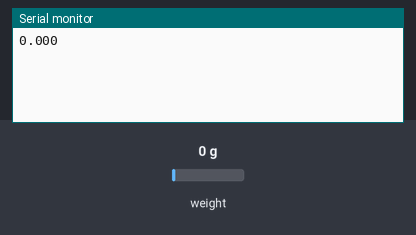
This sketch was run on a simulated Arduino Uno, built with avr-gcc and run on an emulated ATmega328P. On the bench: the last lines printed to the serial monitor. The inputs (shaded band) are chosen by the test bench; at power-on: weight on the scale 0 g.

Above: at 2.2 s.
2.3 s: weight on the scale set to 100 g
At 3.6 s:
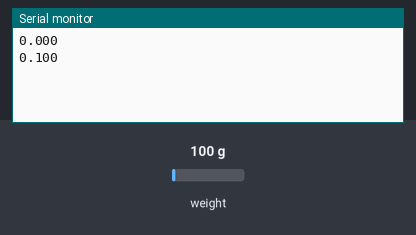
3.8 s: weight on the scale set to 1250 g
At 5.1 s:
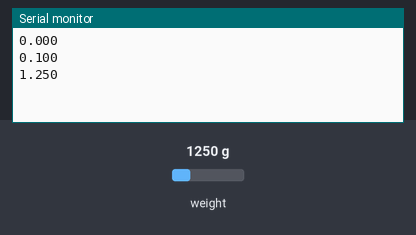
Timing chart, 0 to 6.8 s (numbered marks = the images above; inputs shaded):
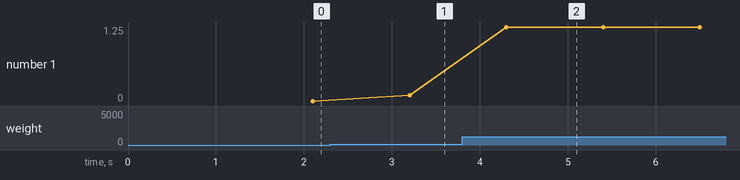

The sketch:

scaleee.ino
```cpp
#include "HX711.h"
//float x;
#define DOUT  18
#define CLK  19

HX711 scale(DOUT, CLK);


float calibration_factor = -404650;

void setup() {


  Serial.begin(9600);

  scale.set_scale();
  scale.tare();


}


void loop() {
delay (1000);
  scale.set_scale(calibration_factor);
  Serial.println(scale.get_units(),3);

}
```

Measured:
- after the input at 2.3 s, the serial monitor: prints a new line after 0.90 s (image 1)
- after the input at 3.8 s, the serial monitor: prints a new line after 0.50 s (image 2)
- plotted number 1: 0 → 0.1 after the input at 2.3 s, 0.1 → 1.25 after the input at 3.8 s
